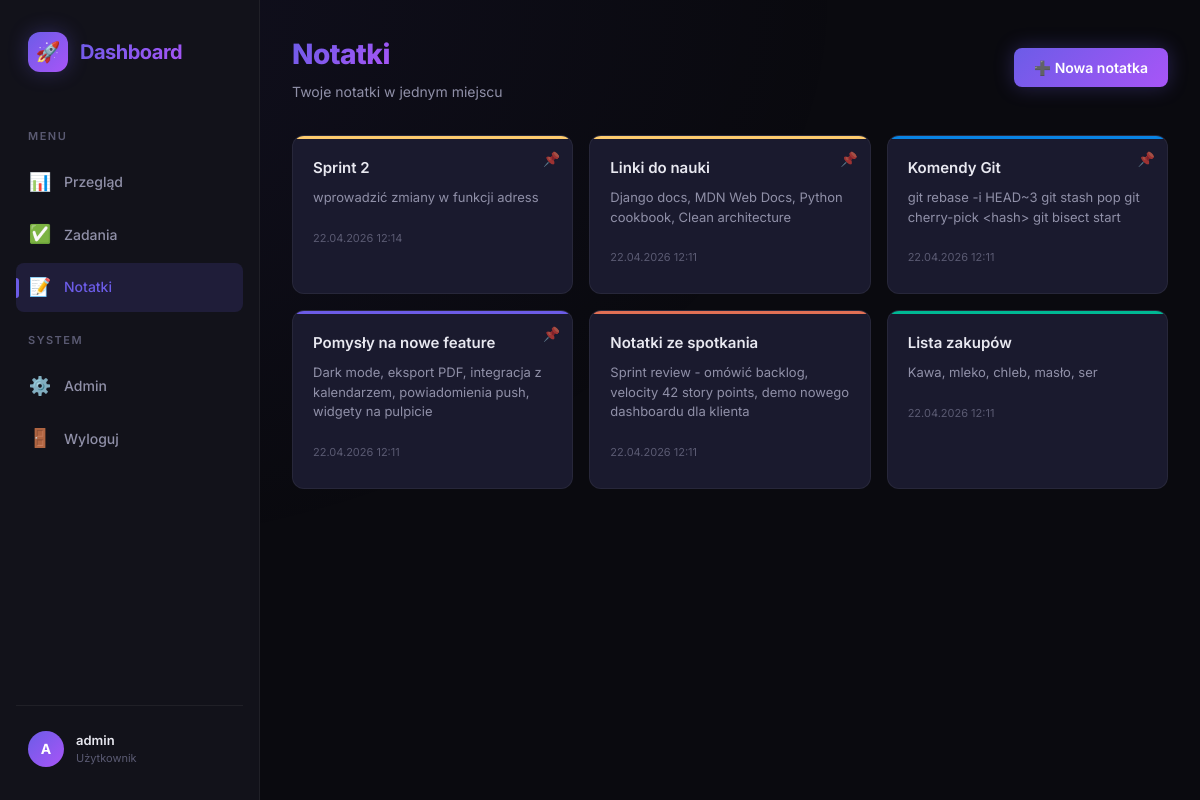
Screenshot of /notes/ (signed in) with the database file from the repository.
### dashboard/models.py (models this page shows, shortened)
class Note(models.Model):
    COLOR_CHOICES = [
        ('#6c5ce7', 'Fioletowy'),
        ('#00b894', 'Zielony'),
        ('#fdcb6e', 'Żółty'),
        ('#e17055', 'Pomarańczowy'),
        ('#0984e3', 'Niebieski'),
        ('#d63031', 'Czerwony'),
    ]
    user = models.ForeignKey(User, on_delete=models.CASCADE, related_name='notes')
    title = models.CharField(max_length=200, verbose_name='Tytuł')
    content = models.TextField(verbose_name='Treść')
    color = models.CharField(max_length=7, choices=COLOR_CHOICES, default='#6c5ce7', verbose_name='Kolor')
    pinned = models.BooleanField(default=False, verbose_name='Przypięta')
    created_at = models.DateTimeField(auto_now_add=True)
    updated_at = models.DateTimeField(auto_now=True)
    class Meta:
        ordering = ['-pinned', '-created_at']
        verbose_name = 'Notatka'
        verbose_name_plural = 'Notatki'

### dashboard/views.py (the view)
# urls.py: path('notes/', views.note_list, name='note_list'),
@login_required
def note_list(request):
    notes = Note.objects.filter(user=request.user)
    return render(request, 'dashboard/note_list.html', {'notes': notes})

### templates/dashboard/note_list.html (shortened to what this page needs)
{% extends 'dashboard/base.html' %}
{% block content %}
<div class="fade-in">
    <div class="page-header">
        <div>
            <h1 class="page-title"><span>Notatki</span></h1>
            <p class="page-subtitle">Twoje notatki w jednym miejscu</p>
        </div>
        <a href="{% url 'note_create' %}" class="btn btn-primary" id="btn-create-note">
            ➕ Nowa notatka
        </a>
    </div>
    {% if notes %}
    <div class="notes-grid">
        {% for note in notes %}
        <div class="note-card" style="animation-delay: {{ forloop.counter0 }}00ms">
            <div style="position: absolute; top: 0; left: 0; right: 0; height: 3px; background: {{ note.color }};"></div>
            {% if note.pinned %}
            <div class="note-card-pin">📌</div>
            {% endif %}
            <div class="note-card-title">{{ note.title }}</div>
            <div class="note-card-content">{{ note.content }}</div>
            <div class="note-card-footer">
                <span class="note-card-date">{{ note.created_at|date:"d.m.Y H:i" }}</span>
            </div>
        </div>
        {% endfor %}
    </div>
    {% endif %}
</div>
{% endblock %}

### templates/dashboard/base.html (shortened to what this page needs)
{% load static %}
<!DOCTYPE html>
<html lang="pl">
<head>
    <link rel="stylesheet" href="{% static 'css/style.css' %}">
</head>
<body>
    <div class="app-layout">
        <aside class="sidebar" id="sidebar">
            <div class="sidebar-logo">
                <div class="sidebar-logo-icon">🚀</div>
                <div class="sidebar-logo-text">Dashboard</div>
            </div>
            <nav class="sidebar-nav">
                <div class="nav-section-label">Menu</div>
                <a href="{% url 'dashboard' %}" class="nav-link {% if request.resolver_match.url_name == 'dashboard' %}active{% endif %}" id="nav-dashboard">
                    <span class="nav-link-icon">📊</span>
                    <span>Przegląd</span>
                </a>
                <a href="{% url 'task_list' %}" class="nav-link {% if 'task' in request.resolver_match.url_name %}active{% endif %}" id="nav-tasks">
                    <span class="nav-link-icon">✅</span>
                    <span>Zadania</span>
                </a>
                <a href="{% url 'note_list' %}" class="nav-link {% if 'note' in request.resolver_match.url_name %}active{% endif %}" id="nav-notes">
                    <span class="nav-link-icon">📝</span>
                    <span>Notatki</span>
                </a>
                <div class="nav-section-label">System</div>
                <a href="{% url 'admin:index' %}" class="nav-link" id="nav-admin">
                    <span class="nav-link-icon">⚙️</span>
                    <span>Admin</span>
                </a>
                <a href="{% url 'logout' %}" class="nav-link" id="nav-logout">
                    <span class="nav-link-icon">🚪</span>
                    <span>Wyloguj</span>
                </a>
            </nav>
            <div class="sidebar-footer">
                <div class="sidebar-user">
                    <div class="sidebar-user-avatar">
                        {{ request.user.username|first|upper }}
                    </div>
                    <div class="sidebar-user-info">
                        <div class="sidebar-user-name">{{ request.user.username }}</div>
                        <div class="sidebar-user-role">Użytkownik</div>
                    </div>
                </div>
            </div>
        </aside>
        <main class="main-content">
            {% block content %}{% endblock %}
        </main>
    </div>
</body>
</html>

### rows the page displays
Note: title "Sprint 2", content "wprowadzić zmiany w funkcji adress", created_at "22.04.2026 12:14"
Note: title "Linki do nauki", content "Django docs, MDN Web Docs, Python cookbook, Clean architecture", created_at "22.04.2026 12:11"
Note: title "Komendy Git", content "git rebase -i HEAD~3 git stash pop git cherry-pick <hash> git bisect start", created_at "22.04.2026 12:11"
Note: title "Pomysły na nowe feature", content "Dark mode, eksport PDF, integracja z kalendarzem, powiadomienia push, widgety na pulpicie", created_at "22.04.2026 12:11"
Note: title "Notatki ze spotkania", content "Sprint review - omówić backlog, velocity 42 story points, demo nowego dashboardu dla klienta", created_at "22.04.2026 12:11"
Note: title "Lista zakupów", content "Kawa, mleko, chleb, masło, ser", created_at "22.04.2026 12:11"

### other values shown
{{ request.user.username|first|upper }} "A"
{{ request.user.username }} "admin"
